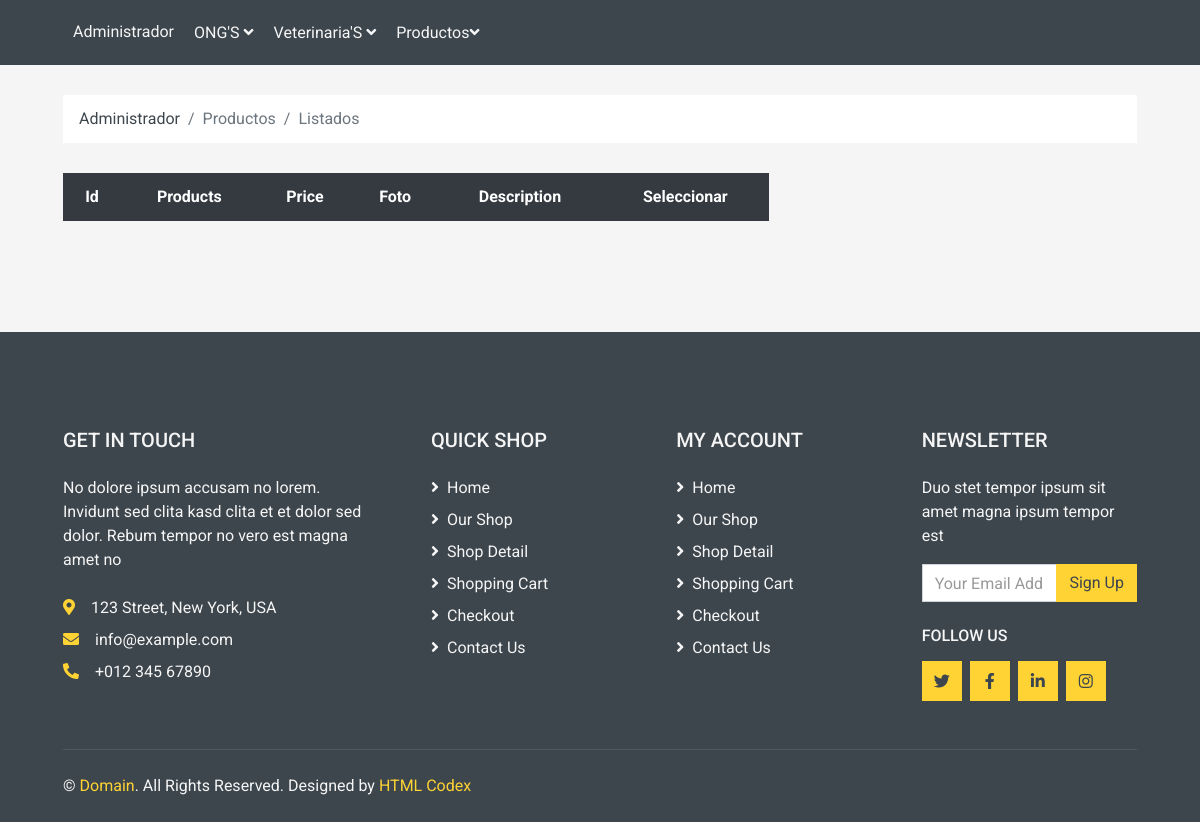
The app's page /View/Administrador/ListarProductos.php, older data.
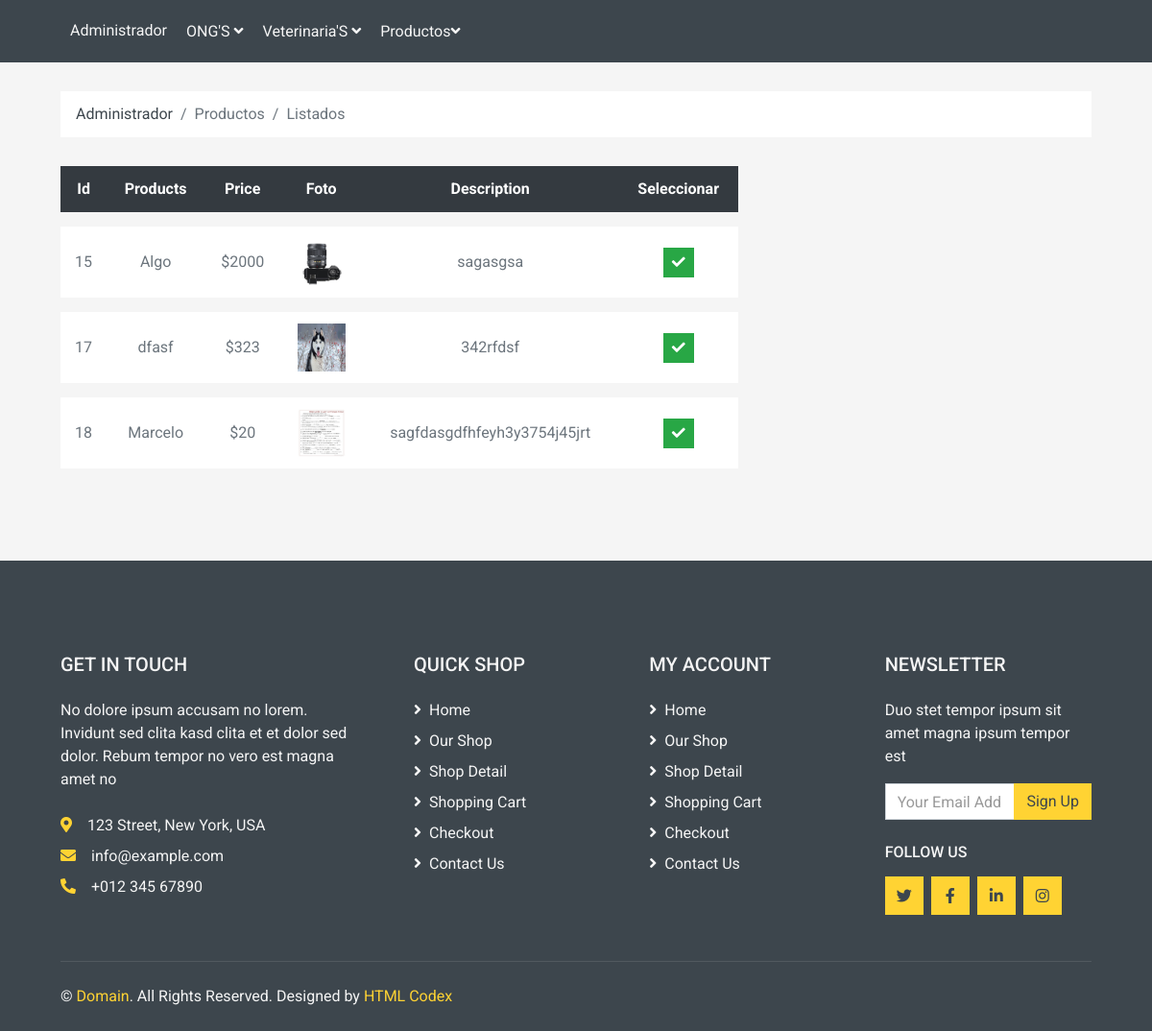
The same page, newer data.
### tables this page shows
CREATE TABLE `productos` (
  `id_producto` int(11) NOT NULL,
  `nombre_producto` varchar(200) NOT NULL,
  `des_producto` text NOT NULL,
  `precio_producto` decimal(10,0) NOT NULL,
  `id_catergoria` int(11) NOT NULL,
  `activo` int(11) NOT NULL,
  `imagen_producto` varchar(200) NOT NULL
);

### View/Administrador/ListarProductos.php (the view, shortened to what this page needs)
<?php
$db = new Conexion();
$con = $db->conectar();
$consulta = "SELECT id_producto, des_producto, nombre_producto, precio_producto, imagen_producto FROM productos WHERE activo ='1'";
$resultado = mysqli_query($con, $consulta);
?>
<!DOCTYPE html>
<html lang="en">
<head>
    <link href="https://cdnjs.cloudflare.com/ajax/libs/font-awesome/5.10.0/css/all.min.css" rel="stylesheet">
    <link href="../../Css/style.css" rel="stylesheet">
</head>
<body>
    <?php
    include "../BarrasYLibrerias/BarraAdministrador.php";
    ?>
    <div class="container-fluid">
        <div class="row px-xl-5">
            <div class="col-12">
                <nav class="breadcrumb bg-light mb-30">
                    <a class="breadcrumb-item text-dark" href="Administrador.php">Administrador</a>
                    <span class="breadcrumb-item active">Productos</span>
                    <span class="breadcrumb-item active">Listados</span>
                </nav>
            </div>
        </div>
    </div>
    <div class="container-fluid">
        <div class="row px-xl-5">
            <div class="col-lg-8 table-responsive mb-5">
                <table class="table table-light table-borderless table-hover text-center mb-0">
                    <thead class="thead-dark">
                        <tr>
                            <th>Id</th>
                            <th>Products</th>
                            <th>Price</th>
                            <th>Foto</th>
                            <th>Description</th>
                            <th>Seleccionar</th>
                        </tr>
                    </thead>
                    <tbody class="align-middle">
                        <?php foreach ($resultado as $row) {
                            $datos = $row['id_producto'];
                        ?>
                            <tr>
                                <td class="align-middle"><?php echo $row['id_producto'] ?></td>
                                <td class="align-middle"><?php echo $row['nombre_producto'] ?></td>
                                <td class="align-middle">$<?php echo $row['precio_producto'] ?></td>
                                <td class="align-middle"><img src="<?php echo $row['imagen_producto'] ?>" alt="" style="width: 50px;"></td>
                                <td class="align-middle"><?php echo $row['des_producto'] ?></td>
                                <td class="align-middle"><a class="btn btn-sm btn-success" href="EliminarModificarProducto.php?id=<?php echo $datos ?>"><i class="fa fa-check"></i></a></td>
                            </tr>
                        <?php } ?>
                    </tbody>
                </table>
            </div>
        </div>
    </div>
    <?php
    include "../BarrasYLibrerias/Footer.php";
    ?>
</body>
</html>

Row changes from the older to the newer data that the page shows:
added productos: id_producto "15", nombre_producto "Algo", precio_producto "2000", imagen_producto (picture), des_producto "sagasgsa"
added productos: id_producto "17", nombre_producto "dfasf", precio_producto "323", imagen_producto (picture), des_producto "342rfdsf"
added productos: id_producto "18", nombre_producto "Marcelo", precio_producto "20", imagen_producto (picture), des_producto "sagfdasgdfhfeyh3y3754j45jrt"
